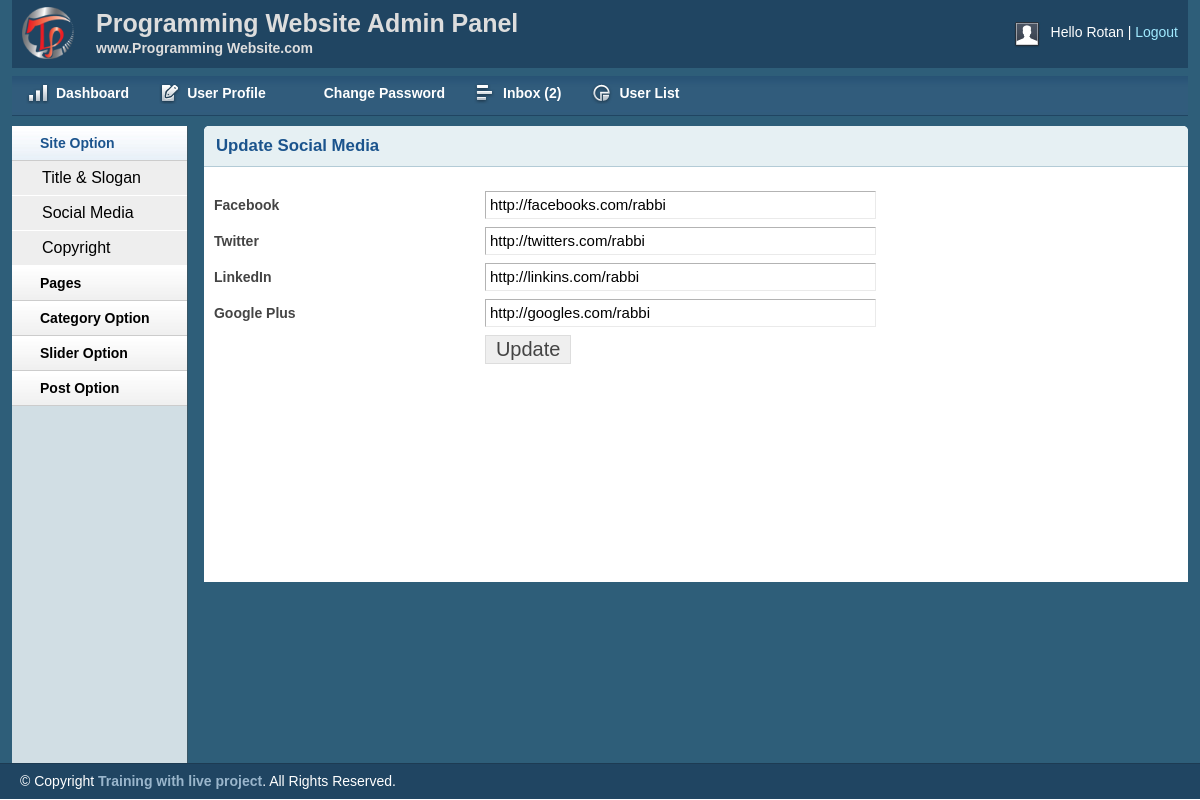
The page /admin/index.php?page=social (signed in) on the database its author committed.
### tables this page shows
CREATE TABLE `tbl_user` (
  `id` int(11) NOT NULL,
  `name` varchar(255) NOT NULL,
  `username` varchar(50) NOT NULL,
  `password` varchar(32) NOT NULL,
  `email` varchar(255) NOT NULL,
  `details` text NOT NULL,
  `role` int(11) NOT NULL
);

CREATE TABLE `tbl_social` (
  `id` int(11) NOT NULL,
  `fb` varchar(255) NOT NULL,
  `tw` varchar(255) NOT NULL,
  `ln` varchar(255) NOT NULL,
  `gp` varchar(255) NOT NULL
);

### admin/social.php (the view, shortened to what this page needs)
<div class="grid_10">
    <div class="box round first grid">
        <h2>Update Social Media</h2>
        <div class="block">
        <?php
            $sql = "SELECT * FROM tbl_social WHERE id =1";
            $query = mysqli_query($con,$sql);
            while ($result = mysqli_fetch_array($query)) {
        ?>
         <form action="" method="post">
            <table class="form">
                <tr>
                    <td>
                        <label>Facebook</label>
                    </td>
                    <td>
                        <input type="text" name="fb" value="<?php echo $result['fb'];?>" class="medium" />
                    </td>
                </tr>
				 <tr>
                    <td>
                        <label>Twitter</label>
                    </td>
                    <td>
                        <input type="text" name="tw" value="<?php echo $result['tw'];?>" class="medium" />
                    </td>
                </tr>
				 <tr>
                    <td>
                        <label>LinkedIn</label>
                    </td>
                    <td>
                        <input type="text" name="ln" value="<?php echo $result['ln'];?>" class="medium" />
                    </td>
                </tr>
				 <tr>
                    <td>
                        <label>Google Plus</label>
                    </td>
                    <td>
                        <input type="text" name="gp" value="<?php echo $result['gp'];?>" class="medium" />
                    </td>
                </tr>
				 <tr>
                    <td></td>
                    <td>
                        <input type="submit" name="submit" Value="Update" />
                    </td>
                </tr>
            </table>
            </form>
            <?php } ?>
        </div>
    </div>
</div>

### admin/common/header.php (shortened to what this page needs)
<!DOCTYPE html>
<html>
<head>
    <link rel="stylesheet" type="text/css" href="css/reset.css" media="screen" />
    <link rel="stylesheet" type="text/css" href="css/text.css" media="screen" />
    <link rel="stylesheet" type="text/css" href="css/grid.css" media="screen" />
    <link rel="stylesheet" type="text/css" href="css/layout.css" media="screen" />
    <link rel="stylesheet" type="text/css" href="css/nav.css" media="screen" />
    <link href="css/table/demo_page.css" rel="stylesheet" type="text/css" />
</head>
<body>
    <div class="container_12">
        <div class="grid_12 header-repeat">
            <div id="branding">
                <div class="floatleft logo">
                    <img src="img/livelogo.png" alt="Logo" />
				</div>
				<div class="floatleft middle">
					<h1>Programming Website Admin Panel</h1>
					<p>www.Programming Website.com</p>
				</div>
                <div class="floatright">
                    <div class="floatleft">
                        <img src="img/img-profile.jpg" alt="Profile Pic" /></div>
                    <div class="floatleft marginleft10">
                        <ul class="inline-ul floatleft">
                            <li>Hello <?php echo $UserData['username'];?></li>
                            <li><a href="logout.php">Logout</a></li>
                        </ul>
                    </div>
                </div>
            </div>
        </div>
        <div class="grid_12">
            <ul class="nav main">
                <li class="ic-dashboard"><a href="?page=dashboard"><span>Dashboard</span></a> </li>
                <li class="ic-form-style"><a href="?page=profile"><span>User Profile</span></a></li>
				<li class="ic-typography"><a href="?page=changepassword"><span>Change Password</span></a></li>
				<li class="ic-grid-tables"><a href="?page=inbox"><span>Inbox
                    <?php
                        $sql = "SELECT * FROM tbl_contact WHERE status = '0' order by id desc";
                        $msg = mysqli_query($con,$sql);
                        if ($msg) {
                            $count = mysqli_num_rows($msg);
                            echo "(".$count.")";
                        }else{
                            echo "(0)";
                        }
                    ?>
                </span></a></li>
                <li class="ic-charts"><a href="?page=users"><span>User List</span></a></li>
            </ul>
        </div>
<?php include 'sidebar.php'; ?>

### admin/css/layout.css (style rules this page uses)
body { background: #fff none repeat scroll 0 0; color: #444; font-size: 14px; padding: 0; }
.floatleft { float:left; }
.logo img { margin-top: -15px; width: 52px; }
.middle { margin-left: 22px; margin-top: -14px; }
.middle h1 { color:#ddd;margin:0 }
.middle p { color: #ddd; margin: 0; font-weight: bold; }
.floatright { float:right; }
.inline-ul li { display:inline; color:#fff; }
.marginleft10 { margin-left:10px; }
a { color: #000; font-weight:bold; text-decoration: none; }
.container_12, .container_16 { background:#2E5E79; }
h1, h2, h3, h4, h5, h6 { line-height:1.2em; margin-bottom:.3em; }
h2 { margin-top:1em; }
#branding { font-weight: normal; margin-bottom: 0; padding: 22px 10px 3px; text-align: left; }
.header-repeat { background:url(../img/header-repeat.jpg) repeat-x; }
#branding a { color:#A1EAFF; font-weight:normal; }
#branding a:before { content:" | "; color:#fff; }
#branding ul, #branding ul li { margin:0px; padding:0px; }
#branding li { padding:0px 0px 0px 0px !important; }
.box { background:#fff; margin-bottom:20px; padding:10px 10px 10px 10px; margin-left:-8px; }
.box.grid { padding-bottom:40px; }
.box.round { -moz-border-radius: 5px 5px 0px 0px; -webkit-border-radius: 5px 5px 0px 0px; border-radius: 5px 5px 0px 0px; }
.box h2 { font-size:1.2em; font-weight:bold; color:#1B548D; background:#E6F0F3; margin:-10px -10px 0 -10px; padding:10px 12px; border-bottom:1px solid #B3CBD6; -moz-border-radius: 5px 5px 0px 0px; -webkit-border-radius: 5px 5px 0px 0px; border-radius: 5px 5px 0px 0px; }
.box.first { min-height: 406px; }
.block { padding-top:20px; }
p { margin-bottom:1em; }
ul, ol { padding-top:0; }
table.form { width:100%; }
table.form td { padding:4px 0px; }
table.form label { font-weight:bold; }
table.form input, table.form select { font-size: 15px; padding: 4px 4px 5px 4px; border-top: 1px solid #b3b3b3; border-left: 1px solid #b3b3b3; border-right: 1px solid #eaeaea; border-bottom: 1px solid #eaeaea; }
table.form input[type="submit"] { border: 1px solid #ddd; color: #444; cursor: pointer; font-size: 20px; padding: 2px 10px; }
input.medium { width: 55%; }
.block { padding-bottom:1px; }

### rows shown on the page
tbl_user: username "Rotan"
tbl_social: fb "http://facebooks.com/rabbi", tw "http://twitters.com/rabbi", ln "http://linkins.com/rabbi", gp "http://googles.com/rabbi"

### other values the page prints
$count "2"
